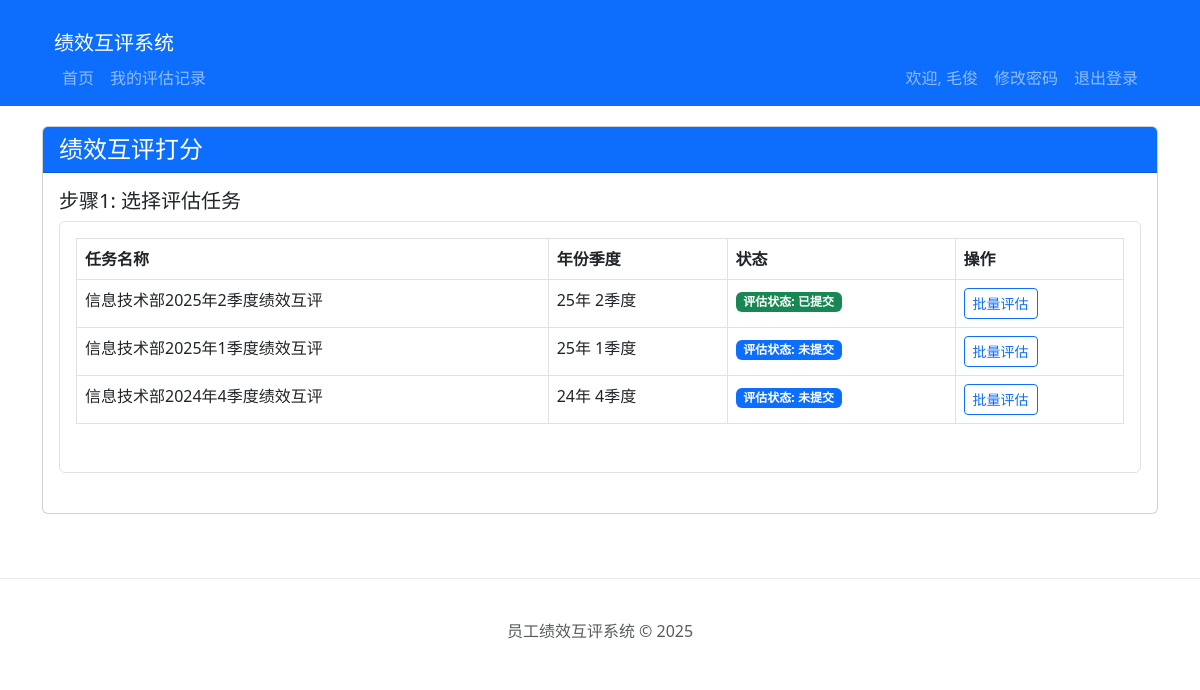
Page /evaluate (signed in) on the committed database.
### models.py (models this page shows, shortened)
class Employee(UserMixin, db.Model):
    __tablename__ = 'employees'
    id = db.Column(db.Integer, primary_key=True)
    employee_id = db.Column(db.String(20), unique=True, nullable=False)
    name = db.Column(db.String(100), nullable=False)
    position = db.Column(db.String(100), nullable=False)
    password_hash = db.Column(db.String(256), nullable=False)
    is_admin = db.Column(db.Boolean, default=False)
    is_frozen = db.Column(db.Boolean, default=False)
    role = db.Column(db.String(20), default='员工', nullable=False)
    position_coefficient = db.Column(db.Float, default=1.0, nullable=False)
    created_at = db.Column(db.DateTime, default=datetime.utcnow)
    updated_at = db.Column(db.DateTime, default=datetime.utcnow, onupdate=datetime.utcnow)

class EvaluationTask(db.Model):
    __tablename__ = 'evaluation_tasks'
    id = db.Column(db.Integer, primary_key=True)
    year = db.Column(db.Integer, nullable=False)
    quarter = db.Column(db.Integer, nullable=False)  # 1-4
    name = db.Column(db.String(200), nullable=False)
    status = db.Column(db.String(20), default='published', nullable=False)
    created_at = db.Column(db.DateTime, default=datetime.utcnow)
    updated_at = db.Column(db.DateTime, default=datetime.utcnow, onupdate=datetime.utcnow)
    records = db.relationship('EvaluationRecord', back_populates='task', cascade='all, delete-orphan', lazy='dynamic')

### app.py (the view, shortened to what this page needs)
@app.route('/evaluate', methods=['GET', 'POST'])
@login_required
def evaluate_page():
    if current_user.employee_id == '10000':
        flash('管理员账号不能参与评估打分', 'danger')
        return redirect(url_for('index'))
    if current_user.is_frozen:
        flash('该账户已被冻结，无法参与评估', 'danger')
        return redirect(url_for('index'))
    from models import Employee, EvaluationTask, EvaluationRecord
    from forms import EvaluationForm
    from sqlalchemy.orm import joinedload
    form = EvaluationForm()
    current_evaluator = current_user  # 当前登录用户作为评估者
    evaluatees = []
    evaluator_id = current_user.id  # 使用当前登录用户ID
    tasks = EvaluationTask.query.filter_by(status='published').all()
    selected_task = None
    evaluations = EvaluationRecord.query.filter(
        EvaluationRecord.evaluator_id == evaluator_id,
        EvaluationRecord.status.in_(['submitted', 'returned', 'withdrawal_requested'])
    ).options(joinedload(EvaluationRecord.task)).all()
    task_evaluation_status = {}
    for evaluation in evaluations:
        if evaluation.task_id not in task_evaluation_status:
            task_evaluation_status[evaluation.task_id] = {
                'has_submitted': False,
                'has_returned': False,
                'has_withdrawal_requested': False
            }
        if evaluation.status == 'submitted':
            task_evaluation_status[evaluation.task_id]['has_submitted'] = True
        elif evaluation.status == 'returned':
            task_evaluation_status[evaluation.task_id]['has_returned'] = True
        elif evaluation.status == 'withdrawal_requested':
            task_evaluation_status[evaluation.task_id]['has_withdrawal_requested'] = True
    return render_template('evaluation/evaluate.html', form=form, current_evaluator=current_evaluator, evaluatees=evaluatees, tasks=tasks, selected_task=selected_task, task_evaluation_status=task_evaluation_status)

### app.py (called while the page is built)
@login_manager.user_loader
def load_user(user_id):
    return Employee.query.get(int(user_id))

### templates/evaluation/evaluate.html (shortened to what this page needs)
{% extends 'base.html' %}
{% block content %}
<div class="row">
    <div class="col-md-12">
        <div class="card mb-4">
            <div class="card-header bg-primary text-white">
                <h4 class="mb-0">绩效互评打分</h4>
            </div>
            <div class="card-body">
                <form method="POST" action="{{ url_for('evaluate_page') }}">
                    {% if tasks and current_evaluator %}
                    <div class="mb-4">
                        <h5>步骤1: 选择评估任务</h5>
                        <div class="card p-3 border">
                            <div class="row mb-3">
                                <div class="col-sm-12">
                                    <div class="table-responsive">
                                        <table class="table table-bordered table-hover">
                                            <thead class="thead-light">
                                                <tr>
                                                    <th>任务名称</th>
                                                    <th>年份季度</th>
                                                    <th>状态</th>
                                                    <th>操作</th>
                                                </tr>
                                            </thead>
                                            <tbody>
                                                {% if tasks %}
                                                    {% for task in tasks %}
                                                        <tr class="{% if selected_task and selected_task.id == task.id %}table-primary{% endif %}" data-task-id="{{ task.id }}">
                                                            <td>{{ task.name }}</td>
                                                            <td>{{ task.year }}年 {{ task.quarter }}季度</td>
                                                            <td>
    {% if task.id in task_evaluation_status %}
        {% if task_evaluation_status[task.id].has_withdrawal_requested %}
            <span class="badge bg-warning text-dark">评估状态: 已申请撤回</span>
        {% elif task_evaluation_status[task.id].has_returned %}
            <span class="badge bg-danger">评估状态: 已退回</span>
        {% elif task_evaluation_status[task.id].has_submitted %}
            <span class="badge bg-success">评估状态: 已提交</span>
        {% endif %}
    {% else %}
        <span class="badge bg-primary">评估状态: 未提交</span>
    {% endif %}
</td>
                                                            <td>
                                                                <button type="button" class="btn btn-outline-primary btn-sm" onclick="redirectToBatchEvaluation('{{ task.id }}')">批量评估</button>
                                                            </td>
                                                        </tr>
                                                    {% endfor %}
                                                {% else %}
                                                    <tr>
                                                        <td colspan="4" class="text-center"><div class="alert alert-info mb-0">暂无可用的评估任务</div></td>
                                                    </tr>
                                                {% endif %}
                                            </tbody>
                                        </table>
                                    </div>
                                </div>
                            </div>
                        </div>
                    </div>
                    {% endif %}
                </form>
            </div>
        </div>
    </div>
</div>
{% endblock %}

### templates/base.html (shortened to what this page needs)
<!DOCTYPE html>
<html lang="zh-CN">
<head>
    <link href="{{ url_for('static', filename='css/bootstrap.min.css') }}" rel="stylesheet">
</head>
<body>
    <nav class="navbar navbar-expand-lg navbar-dark bg-primary">
    <div class="container">
    <div class="container-fluid">
        <a class="navbar-brand" href="{{ url_for('index') }}">绩效互评系统</a>
        <div class="collapse navbar-collapse" id="navbarNav">
        {% if current_user.is_authenticated %}
        <ul class="navbar-nav me-auto">
            <li class="nav-item">
                <a class="nav-link" href="{{ url_for('index') }}">首页</a>
            </li>
            <li class="nav-item">
                <a class="nav-link" href="{{ url_for('my_evaluations') }}">我的评估记录</a>
            </li>
        </ul>
        <ul class="navbar-nav">
            <li class="nav-item">
                <span class="nav-link">欢迎, {{ current_user.name }}</span>
            </li>
            <li class="nav-item">
                  <a href="{{ url_for('change_password') }}" class="nav-link">修改密码</a>
              </li>
              <li class="nav-item">
                  <a href="{{ url_for('logout') }}" class="nav-link">退出登录</a>
              </li>
        </ul>
        {% else %}
        <ul class="navbar-nav ms-auto">
            <li class="nav-item">
                <a class="nav-link" href="{{ url_for('login') }}">登录</a>
            </li>
        </ul>
        {% endif %}
        </div>
    </nav>
    <div class="container">
        {% block content %}{% endblock %}
    </div>
    <footer class="footer">
        <div class="container">
            <span class="text-muted">员工绩效互评系统 &copy; 2025</span>
        </div>
    </footer>
</body>
</html>

### templates/base.html (style rules this page uses)
.container { margin-top: 20px; }
.footer { margin-top: 40px; padding: 20px; text-align: center; border-top: 1px solid #e9ecef; }

### rows in the picture
Employee: name "毛俊"
EvaluationTask: name "信息技术部2025年2季度绩效互评", year "25", quarter "2", shows "评估状态: 已提交"
EvaluationTask: name "信息技术部2025年1季度绩效互评", year "25", quarter "1", shows "评估状态: 未提交"
EvaluationTask: name "信息技术部2024年4季度绩效互评", year "24", quarter "4", shows "评估状态: 未提交"
